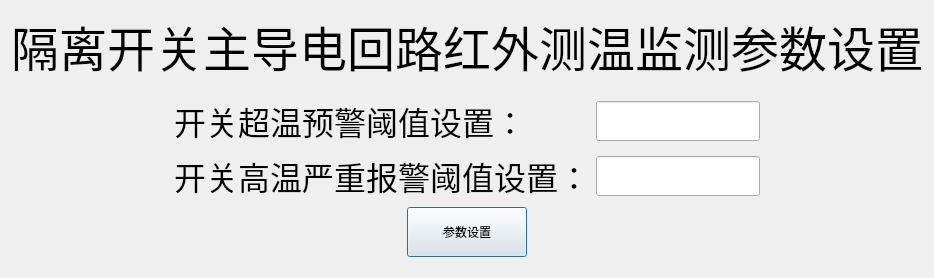
<?xml version="1.0" encoding="UTF-8"?>
<ui version="4.0">
 <class>QPHParameterSave</class>
 <widget class="QDialog" name="QPHParameterSave">
  <property name="geometry">
   <rect>
    <x>0</x>
    <y>0</y>
    <width>930</width>
    <height>278</height>
   </rect>
  </property>
  <property name="windowTitle">
   <string>Dialog</string>
  </property>
  <property name="windowIcon">
   <iconset resource="res.qrc">
    <normaloff>:/photoes/cgjt.png</normaloff>:/photoes/cgjt.png</iconset>
  </property>
  <layout class="QGridLayout" name="gridLayout_2">
   <item row="0" column="0">
    <widget class="QLabel" name="label_4">
     <property name="text">
      <string>&lt;html&gt;&lt;head/&gt;&lt;body&gt;&lt;p align=&quot;center&quot;&gt;&lt;span style=&quot; font-size:36pt;&quot;&gt;隔离开关主导电回路红外测温监测参数设置&lt;/span&gt;&lt;/p&gt;&lt;/body&gt;&lt;/html&gt;</string>
     </property>
    </widget>
   </item>
   <item row="2" column="0">
    <layout class="QGridLayout" name="gridLayout">
     <item row="0" column="1">
      <widget class="QLabel" name="label">
       <property name="text">
        <string>&lt;html&gt;&lt;head/&gt;&lt;body&gt;&lt;p&gt;&lt;span style=&quot; font-size:24pt;&quot;&gt;开关超温预警阈值设置：&lt;/span&gt;&lt;/p&gt;&lt;/body&gt;&lt;/html&gt;</string>
       </property>
      </widget>
     </item>
     <item row="1" column="2">
      <widget class="QLineEdit" name="lineHighTem">
       <property name="minimumSize">
        <size>
         <width>0</width>
         <height>40</height>
        </size>
       </property>
      </widget>
     </item>
     <item row="0" column="0">
      <spacer name="horizontalSpacer_3">
       <property name="orientation">
        <enum>Qt::Horizontal</enum>
       </property>
       <property name="sizeHint" stdset="0">
        <size>
         <width>40</width>
         <height>20</height>
        </size>
       </property>
      </spacer>
     </item>
     <item row="1" column="1">
      <widget class="QLabel" name="label_2">
       <property name="text">
        <string>&lt;html&gt;&lt;head/&gt;&lt;body&gt;&lt;p&gt;&lt;span style=&quot; font-size:24pt;&quot;&gt;开关高温严重报警阈值设置：&lt;/span&gt;&lt;/p&gt;&lt;/body&gt;&lt;/html&gt;</string>
       </property>
      </widget>
     </item>
     <item row="0" column="2">
      <widget class="QLineEdit" name="lineOverTem">
       <property name="minimumSize">
        <size>
         <width>0</width>
         <height>40</height>
        </size>
       </property>
      </widget>
     </item>
     <item row="0" column="3">
      <spacer name="horizontalSpacer_4">
       <property name="orientation">
        <enum>Qt::Horizontal</enum>
       </property>
       <property name="sizeHint" stdset="0">
        <size>
         <width>40</width>
         <height>20</height>
        </size>
       </property>
      </spacer>
     </item>
    </layout>
   </item>
   <item row="3" column="0">
    <layout class="QHBoxLayout" name="horizontalLayout">
     <item>
      <spacer name="horizontalSpacer">
       <property name="orientation">
        <enum>Qt::Horizontal</enum>
       </property>
       <property name="sizeHint" stdset="0">
        <size>
         <width>40</width>
         <height>20</height>
        </size>
       </property>
      </spacer>
     </item>
     <item>
      <widget class="QPushButton" name="btnPhotoSetting">
       <property name="minimumSize">
        <size>
         <width>120</width>
         <height>50</height>
        </size>
       </property>
       <property name="text">
        <string>参数设置</string>
       </property>
      </widget>
     </item>
     <item>
      <spacer name="horizontalSpacer_2">
       <property name="orientation">
        <enum>Qt::Horizontal</enum>
       </property>
       <property name="sizeHint" stdset="0">
        <size>
         <width>40</width>
         <height>20</height>
        </size>
       </property>
      </spacer>
     </item>
    </layout>
   </item>
   <item row="1" column="0">
    <spacer name="verticalSpacer">
     <property name="orientation">
      <enum>Qt::Vertical</enum>
     </property>
     <property name="sizeHint" stdset="0">
      <size>
       <width>20</width>
       <height>40</height>
      </size>
     </property>
    </spacer>
   </item>
   <item row="4" column="0">
    <spacer name="verticalSpacer_2">
     <property name="orientation">
      <enum>Qt::Vertical</enum>
     </property>
     <property name="sizeHint" stdset="0">
      <size>
       <width>20</width>
       <height>40</height>
      </size>
     </property>
    </spacer>
   </item>
  </layout>
 </widget>
 <resources>
  <include location="res.qrc"/>
 </resources>
 <connections/>
</ui>
